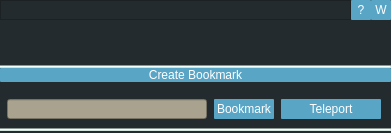
<?xml version="1.0" encoding="UTF-8"?>
<ui version="4.0">
 <class>Form</class>
 <widget class="QWidget" name="Form">
  <property name="geometry">
   <rect>
    <x>0</x>
    <y>0</y>
    <width>391</width>
    <height>133</height>
   </rect>
  </property>
  <property name="sizePolicy">
   <sizepolicy hsizetype="Fixed" vsizetype="Preferred">
    <horstretch>0</horstretch>
    <verstretch>0</verstretch>
   </sizepolicy>
  </property>
  <property name="maximumSize">
   <size>
    <width>800</width>
    <height>16777215</height>
   </size>
  </property>
  <property name="windowTitle">
   <string>Form</string>
  </property>
  <property name="styleSheet">
   <string notr="true">QWidget {
background-color: rgb(36, 43, 46);
color: rgb(255, 255, 255);
}

QPushButton:hover{
	background-color: rgb(209, 225, 219);
	color: rgb(50, 52, 64);
}

QPushButton{background-color: rgb(89, 165, 198);
border-radius:1
}


QPushButton:pressed{
background-color: rgb(168, 162, 142);
border-style:inset;
}

QLineEdit {
background-color: rgb(168, 162, 142);
}

#line, #line_2 {
background-color:rgb(209, 225, 219)
}</string>
  </property>
  <widget class="QWidget" name="verticalLayoutWidget">
   <property name="geometry">
    <rect>
     <x>0</x>
     <y>0</y>
     <width>391</width>
     <height>131</height>
    </rect>
   </property>
   <layout class="QVBoxLayout" name="verticalLayout" stretch="0,0,0,0,0,0">
    <property name="spacing">
     <number>0</number>
    </property>
    <property name="topMargin">
     <number>0</number>
    </property>
    <item>
     <layout class="QHBoxLayout" name="horizontalLayout_4">
      <property name="spacing">
       <number>0</number>
      </property>
      <item>
       <layout class="QHBoxLayout" name="horizontalLayout">
        <property name="bottomMargin">
         <number>0</number>
        </property>
        <item>
         <widget class="QFrame" name="frame">
          <property name="maximumSize">
           <size>
            <width>16777215</width>
            <height>20</height>
           </size>
          </property>
          <property name="frameShape">
           <enum>QFrame::StyledPanel</enum>
          </property>
          <property name="frameShadow">
           <enum>QFrame::Raised</enum>
          </property>
         </widget>
        </item>
        <item>
         <widget class="QPushButton" name="btnHelp">
          <property name="maximumSize">
           <size>
            <width>20</width>
            <height>20</height>
           </size>
          </property>
          <property name="text">
           <string>?</string>
          </property>
         </widget>
        </item>
        <item>
         <widget class="QPushButton" name="btnWeb">
          <property name="maximumSize">
           <size>
            <width>20</width>
            <height>20</height>
           </size>
          </property>
          <property name="text">
           <string>W</string>
          </property>
         </widget>
        </item>
       </layout>
      </item>
     </layout>
    </item>
    <item>
     <widget class="QLabel" name="lblHeader">
      <property name="midLineWidth">
       <number>5</number>
      </property>
      <property name="text">
       <string/>
      </property>
      <property name="pixmap">
       <pixmap resource="teleporter_tool_icons.qrc">:/newPrefix/header.png</pixmap>
      </property>
     </widget>
    </item>
    <item>
     <widget class="Line" name="line_2">
      <property name="orientation">
       <enum>Qt::Horizontal</enum>
      </property>
     </widget>
    </item>
    <item>
     <widget class="QPushButton" name="btnAdd">
      <property name="maximumSize">
       <size>
        <width>398</width>
        <height>16777215</height>
       </size>
      </property>
      <property name="text">
       <string>Create Bookmark</string>
      </property>
     </widget>
    </item>
    <item>
     <layout class="QHBoxLayout" name="mainLayout">
      <property name="spacing">
       <number>0</number>
      </property>
      <property name="topMargin">
       <number>17</number>
      </property>
      <property name="bottomMargin">
       <number>9</number>
      </property>
      <item>
       <widget class="QLineEdit" name="lineEdit">
        <property name="maximumSize">
         <size>
          <width>200</width>
          <height>20</height>
         </size>
        </property>
       </widget>
      </item>
      <item>
       <widget class="QPushButton" name="btnGetPosition">
        <property name="maximumSize">
         <size>
          <width>60</width>
          <height>20</height>
         </size>
        </property>
        <property name="text">
         <string>Bookmark</string>
        </property>
       </widget>
      </item>
      <item>
       <widget class="QPushButton" name="btnTeleport">
        <property name="maximumSize">
         <size>
          <width>100</width>
          <height>20</height>
         </size>
        </property>
        <property name="text">
         <string>Teleport</string>
        </property>
       </widget>
      </item>
     </layout>
    </item>
    <item>
     <widget class="Line" name="line">
      <property name="frameShadow">
       <enum>QFrame::Sunken</enum>
      </property>
      <property name="lineWidth">
       <number>1</number>
      </property>
      <property name="orientation">
       <enum>Qt::Horizontal</enum>
      </property>
     </widget>
    </item>
   </layout>
  </widget>
 </widget>
 <resources>
  <include location="teleporter_tool_icons.qrc"/>
 </resources>
 <connections/>
</ui>
